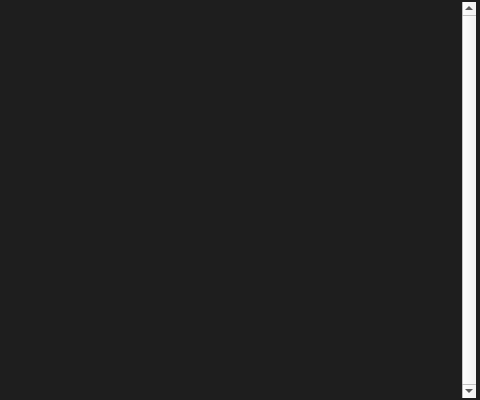
<?xml version="1.0" encoding="UTF-8"?>
<ui version="4.0">
 <class>MediaPlayListDialog</class>
 <widget class="QDialog" name="MediaPlayListDialog">
  <property name="geometry">
   <rect>
    <x>0</x>
    <y>0</y>
    <width>480</width>
    <height>400</height>
   </rect>
  </property>
  <property name="minimumSize">
   <size>
    <width>480</width>
    <height>400</height>
   </size>
  </property>
  <property name="maximumSize">
   <size>
    <width>460</width>
    <height>16777215</height>
   </size>
  </property>
  <property name="windowTitle">
   <string>Play List</string>
  </property>
  <property name="windowIcon">
   <iconset resource="MediaPlayerXPre.qrc">
    <normaloff>:/MediaPlayerXPre/res/playlist.png</normaloff>:/MediaPlayerXPre/res/playlist.png</iconset>
  </property>
  <property name="styleSheet">
   <string notr="true">/* === QWidget === */
QWidget:window {
    background: #222222;
    color: #BBBBBB;
    font-family: &quot;Segoe UI&quot;;
}

/* === QToolTip === */
QToolTip {
    background-color: #000000;
    border: 2px solid #333333;
    color: yellow;
}</string>
  </property>
  <layout class="QHBoxLayout" name="horizontalLayout">
   <property name="leftMargin">
    <number>0</number>
   </property>
   <property name="topMargin">
    <number>0</number>
   </property>
   <property name="rightMargin">
    <number>0</number>
   </property>
   <property name="bottomMargin">
    <number>0</number>
   </property>
   <item>
    <widget class="QTableWidget" name="playListTableWidget">
     <property name="contextMenuPolicy">
      <enum>Qt::CustomContextMenu</enum>
     </property>
     <property name="styleSheet">
      <string notr="true">QScrollBar:vertical
{
    width:8px;
    background:rgba(200,200,200,8%);
    margin:0px,0px,0px,0px;
    padding-top:9px;
    padding-bottom:9px;
}
QScrollBar::handle:vertical
{
    width:8px;
    background:rgba(255,255,255,8%);
    border-radius:4px;
    min-height:20;
}
QScrollBar::handle:vertical:hover
{
    width:8px;
    background:rgba(255,255,255,30%);
    border-radius:4px;
    min-height:20;
}
QScrollBar::add-line:vertical
{
    height:9px;width:8px;
    border-image:url(:/MediaPlayerXPre/res/down.png);
    subcontrol-position:bottom;
}
QScrollBar::sub-line:vertical
{
    height:9px;width:8px;
    border-image:url(:/MediaPlayerXPre/res/up.png);
    subcontrol-position:top;
}
QScrollBar::add-line:vertical:hover
{
    height:9px;width:8px;
    border-image:url(:/MediaPlayerXPre/res/down_d.png);
    subcontrol-position:bottom;
}
QScrollBar::sub-line:vertical:hover
{
    height:9px;width:8px;
    border-image:url(:/MediaPlayerXPre/res/up_d.png);
    subcontrol-position:top;
}
QScrollBar::add-page:vertical,QScrollBar::sub-page:vertical
{
    background:rgba(,0,0,10%);
    border-radius:4px;
}
QTableWidget
{
	selection-background-color:#3BC1E7;
	color: #FFF;
	background-color: #1E1E1E;
	alternate-background-color: #3B3B3B;
	padding: 2px 4px;
}
QTableWidget::item:hover
{
	color: #FF8;
	selection-color:#FF8;
}

QHeaderView,QHeaderView::section
{
	border: none;
	color: #FFF;
	background-color: #2E2E2E;
	alternate-background-color: #3B3B3B;
}
QMenu {
    background-color: black;
    border: 1px solid gray;
    color: white;
    padding: 1px;
}

QMenu::item {
    padding: 1px 25px 1px 20px;
    border: 1px solid transparent;
}

QMenu::item:disabled {
    color: #666666;
}

QMenu::item:selected {
    border-color: gray;
    background: #222222;
}

QMenu::icon:checked {

}

QMenu::separator {
    height: 1px;
    background: #222222;
    margin-left: 10px;
    margin-right: 10px;
    margin-top: 1px;
    margin-bottom: 1px;
}

QMenu::indicator {
    width: 13px;
    height: 13px;
}</string>
     </property>
     <property name="frameShape">
      <enum>QFrame::NoFrame</enum>
     </property>
     <property name="verticalScrollBarPolicy">
      <enum>Qt::ScrollBarAlwaysOn</enum>
     </property>
     <property name="horizontalScrollBarPolicy">
      <enum>Qt::ScrollBarAlwaysOff</enum>
     </property>
     <property name="editTriggers">
      <set>QAbstractItemView::NoEditTriggers</set>
     </property>
     <property name="dragDropOverwriteMode">
      <bool>false</bool>
     </property>
     <property name="alternatingRowColors">
      <bool>true</bool>
     </property>
     <property name="selectionMode">
      <enum>QAbstractItemView::SingleSelection</enum>
     </property>
     <property name="selectionBehavior">
      <enum>QAbstractItemView::SelectRows</enum>
     </property>
     <property name="verticalScrollMode">
      <enum>QAbstractItemView::ScrollPerPixel</enum>
     </property>
     <property name="showGrid">
      <bool>false</bool>
     </property>
     <property name="columnCount">
      <number>3</number>
     </property>
     <attribute name="horizontalHeaderVisible">
      <bool>false</bool>
     </attribute>
     <attribute name="verticalHeaderCascadingSectionResizes">
      <bool>true</bool>
     </attribute>
     <column>
      <property name="text">
       <string>File</string>
      </property>
     </column>
     <column>
      <property name="text">
       <string>Time</string>
      </property>
     </column>
     <column/>
    </widget>
   </item>
  </layout>
 </widget>
 <layoutdefault spacing="6" margin="11"/>
 <resources>
  <include location="MediaPlayerXPre.qrc"/>
 </resources>
 <connections/>
</ui>
